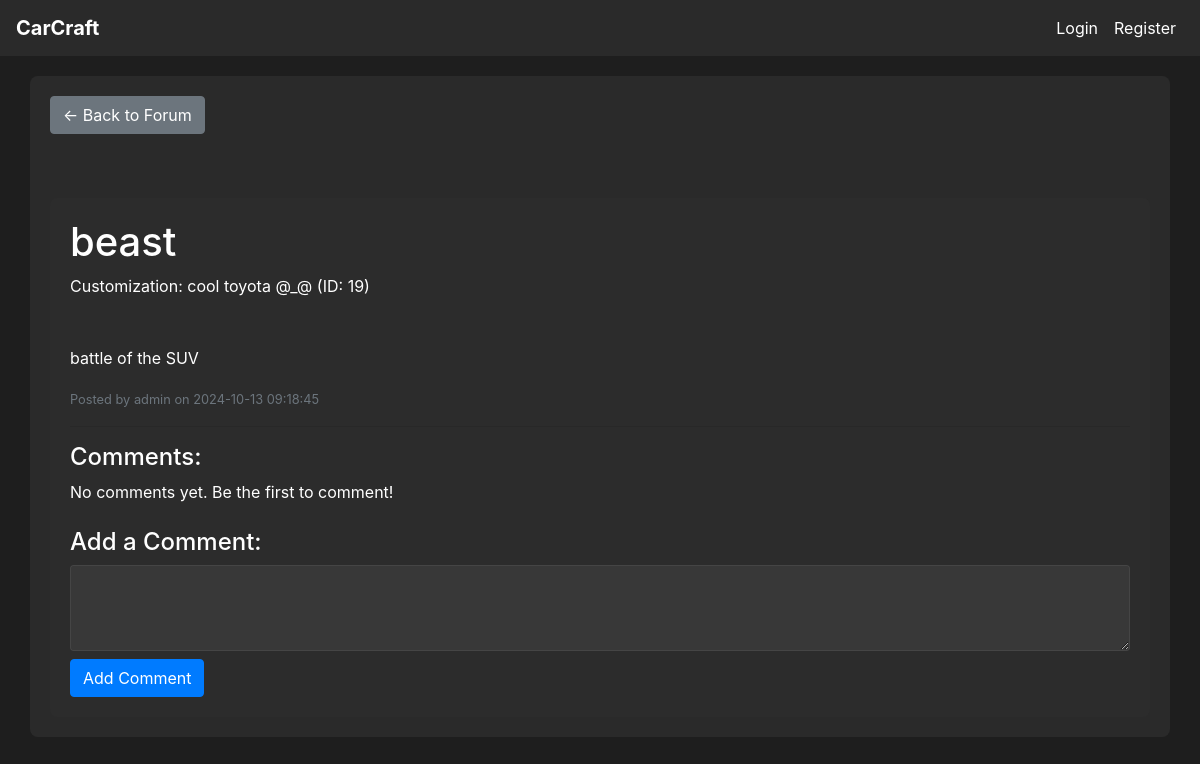
Page /post/103 on the committed database.
### tables this page shows
CREATE TABLE post (
    post_id INTEGER PRIMARY KEY AUTOINCREMENT,
    customization_id INTEGER,
    user_id INTEGER NOT NULL,
    title VARCHAR(255) NOT NULL,
    description TEXT,
    category TEXT,
    created_at DATETIME DEFAULT CURRENT_TIMESTAMP,
    FOREIGN KEY (customization_id) REFERENCES customization(customization_id),
    FOREIGN KEY (user_id) REFERENCES user(user_id)
);

CREATE TABLE customization (
    customization_id INTEGER PRIMARY KEY AUTOINCREMENT,
    customization_name VARCHAR(100) NOT NULL,
    user_id INTEGER NOT NULL,
    model_id INTEGER NOT NULL,
    color_id INTEGER NOT NULL,
    wheel_id INTEGER NOT NULL,
    created_at DATETIME DEFAULT CURRENT_TIMESTAMP,
    FOREIGN KEY (user_id) REFERENCES user(user_id),
    FOREIGN KEY (model_id) REFERENCES model(model_id),
    FOREIGN KEY (color_id) REFERENCES color(color_id),
    FOREIGN KEY (wheel_id) REFERENCES wheel_set(wheel_id)
);

CREATE TABLE user (
    user_id INTEGER PRIMARY KEY AUTOINCREMENT,
    username VARCHAR(64) NOT NULL,
    email VARCHAR(100) NOT NULL,
    password_hash VARCHAR(255) NOT NULL,
    created_at DATETIME DEFAULT CURRENT_TIMESTAMP,
    admin INTEGER DEFAULT 0
);

### app.py (the view)
@app.route('/post/<int:post_id>', methods=['GET'])
def view_post(post_id):
    conn = get_db_connection()
    post = conn.execute('''
        SELECT p.post_id, p.title, p.description, p.created_at, p.user_id, u.username, c.customization_name AS customization_name, c.customization_id
        FROM post p
        JOIN user u ON p.user_id = u.user_id
        LEFT JOIN customization c ON p.customization_id = c.customization_id
        WHERE p.post_id = ?
    ''', (post_id,)).fetchone()
    if post is None:
        flash('Post not found.')
        return redirect(url_for('forum'))
    comments = conn.execute('''
        SELECT c.comment_id, c.content, c.created_at, c.user_id, u.username
        FROM comment c
        JOIN user u ON c.user_id = u.user_id
        WHERE c.post_id = ?
        ORDER BY c.created_at DESC
    ''', (post_id,)).fetchall()
    customization_data = None
    if post['customization_id']:
        customization_data = conn.execute('''
            SELECT brand.name AS brand_name, model.name AS model_name,
                   color.name AS color_name, wheel_set.name AS wheel_name
            FROM customization
            JOIN model ON customization.model_id = model.model_id
            JOIN brand ON model.brand_id = brand.brand_id
            JOIN color ON customization.color_id = color.color_id
            JOIN wheel_set ON customization.wheel_id = wheel_set.wheel_id
            WHERE customization.customization_id = ?
        ''', (post['customization_id'],)).fetchone()
    conn.close()
    return render_template('view_post.html', post=post, comments=comments, customization_data=customization_data)

### app.py (called while the page is built)
def get_db_connection():
    conn = sqlite3.connect(DATABASE)
    conn.row_factory = sqlite3.Row  # This enables column access by name: row['column_name']
    return conn

### templates/view_post.html (shortened to what this page needs)
{% extends "base.html" %}
{% block content %}
<a href="{{ url_for('forum') }}" class="btn btn-secondary mb-3">&larr; Back to Forum</a>
<div class="container mt-5">
    <h1>{{ post['title'] }}</h1>
    {% if post['customization_name'] %}
        <p>Customization: {{ post['customization_name'] }} (ID: {{ post['customization_id'] }})</p>
    {% else %}
        <p>Customization: None</p>
    {% endif %}
    <p>{{ post['description'] }}</p>
    <small class="text-muted">Posted by {{ post['username'] }} on {{ post['created_at'] }}</small>
    <hr>
    <h4>Comments:</h4>
    {% if comments %}
        <ul class="list-group">
            {% for comment in comments %}
            <li class="list-group-item position-relative">
                <strong>{{ comment['username'] }}:</strong> {{ comment['content'] }}
                <small class="text-muted">({{ comment['created_at'] }})</small>
                {% if current_user.is_authenticated and (current_user.id == comment['user_id'] or current_user.admin) %}
                    <div class="comment-actions position-absolute" style="top: 0; right: 0; display: flex; gap: 5px;">
                        <a href="{{ url_for('edit_comment', comment_id=comment['comment_id']) }}" class="btn btn-sm edit-button" title="Edit Comment">
                            <i class="fas fa-edit"></i>
                        </a>
                        <form method="POST" action="{{ url_for('delete_comment', comment_id=comment['comment_id']) }}" style="display:inline;">
                            <button type="submit" class="btn btn-sm delete-button" onclick="return confirm('Are you sure you want to delete this comment?');" title="Delete Comment">
                                <i class="fas fa-trash-alt"></i>
                            </button>
                        </form>
                    </div>
                {% endif %}
            </li>
            {% endfor %}
        </ul>
    {% else %}
        <p>No comments yet. Be the first to comment!</p>
    {% endif %}
    <h4 class="mt-4">Add a Comment:</h4>
    <form method="POST" action="{{ url_for('create_comment', post_id=post['post_id']) }}">
        <textarea name="content" rows="3" required class="form-control"></textarea>
        <button type="submit" class="btn btn-primary mt-2">Add Comment</button>
    </form>
</div>
{% endblock %}

### static/css/style.css (style rules this page uses)
body { background-color: #1e1e1e; color: #ffffff; }
.container { background-color: rgba(45, 45, 45, 0.8); border-radius: 8px; padding: 20px; margin-top: 20px; position: relative }
h1, h2, h3, h4, h5, h6 { color: #ffffff; }
.btn-primary { background-color: #007bff; border-color: #007bff; }
.btn-secondary { background-color: #6c757d; border-color: #6c757d; }
input, select, textarea { background-color: #3d3d3d; border-color: #4d4d4d; color: #ffffff; }
.form-control { background-color: rgba(61, 61, 61, 0.8); border-color: rgba(77, 77, 77, 0.8); color: #ffffff; }
a { color: #007bff; }

### rows in the picture
post: title "beast", description "battle of the SUV", created_at "2024-10-13 09:18:45"
customization: customization_name "cool toyota @_@", customization_id "19"
user: username "admin"
